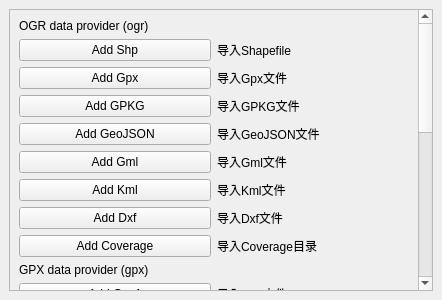
<?xml version="1.0" encoding="UTF-8"?>
<ui version="4.0">
 <class>DockWidget</class>
 <widget class="QDockWidget" name="DockWidget">
  <property name="geometry">
   <rect>
    <x>0</x>
    <y>0</y>
    <width>442</width>
    <height>300</height>
   </rect>
  </property>
  <property name="minimumSize">
   <size>
    <width>295</width>
    <height>231</height>
   </size>
  </property>
  <property name="windowTitle">
   <string>图层加载测试</string>
  </property>
  <widget class="QWidget" name="dockWidgetContents">
   <layout class="QGridLayout" name="gridLayout">
    <item row="0" column="0">
     <widget class="QScrollArea" name="scrollArea">
      <property name="widgetResizable">
       <bool>true</bool>
      </property>
      <widget class="QWidget" name="scrollAreaWidgetContents">
       <property name="geometry">
        <rect>
         <x>0</x>
         <y>0</y>
         <width>408</width>
         <height>723</height>
        </rect>
       </property>
       <layout class="QGridLayout" name="gridLayout_2">
        <item row="22" column="0">
         <widget class="QLabel" name="label_23">
          <property name="text">
           <string>WMS dataprovider(wms)</string>
          </property>
         </widget>
        </item>
        <item row="14" column="1">
         <widget class="QLabel" name="label_15">
          <property name="text">
           <string>导入SpaliaLite数据库数据</string>
          </property>
         </widget>
        </item>
        <item row="8" column="0">
         <widget class="QPushButton" name="pushButton_AddCoverage">
          <property name="text">
           <string>Add Coverage</string>
          </property>
         </widget>
        </item>
        <item row="18" column="0">
         <widget class="QPushButton" name="pushButton_AddWfs">
          <property name="text">
           <string>Add Wfs</string>
          </property>
         </widget>
        </item>
        <item row="20" column="1">
         <widget class="QLabel" name="label_21">
          <property name="text">
           <string>添加Tiff图层</string>
          </property>
         </widget>
        </item>
        <item row="0" column="0" colspan="2">
         <widget class="QLabel" name="label_9">
          <property name="text">
           <string>OGR data provider (ogr)</string>
          </property>
         </widget>
        </item>
        <item row="3" column="0">
         <widget class="QPushButton" name="pushButton_AddGpkg">
          <property name="text">
           <string>Add GPKG</string>
          </property>
         </widget>
        </item>
        <item row="12" column="0">
         <widget class="QPushButton" name="pushButton_AddCsv">
          <property name="text">
           <string>Add Csv</string>
          </property>
         </widget>
        </item>
        <item row="6" column="1">
         <widget class="QLabel" name="label_6">
          <property name="text">
           <string>导入Kml文件</string>
          </property>
         </widget>
        </item>
        <item row="19" column="0" colspan="2">
         <widget class="QLabel" name="label_20">
          <property name="text">
           <string>GDAL data provider(gdal)</string>
          </property>
         </widget>
        </item>
        <item row="10" column="0">
         <widget class="QPushButton" name="pushButton_AddGpx1">
          <property name="text">
           <string>Add Gpx1</string>
          </property>
         </widget>
        </item>
        <item row="1" column="1">
         <widget class="QLabel" name="label">
          <property name="text">
           <string>导入Shapefile</string>
          </property>
         </widget>
        </item>
        <item row="21" column="1">
         <widget class="QLabel" name="label_22">
          <property name="text">
           <string>添加多Tiff图层</string>
          </property>
         </widget>
        </item>
        <item row="18" column="1">
         <widget class="QLabel" name="label_19">
          <property name="text">
           <string>添加Wfs图层</string>
          </property>
         </widget>
        </item>
        <item row="5" column="0">
         <widget class="QPushButton" name="pushButton_AddGml">
          <property name="text">
           <string>Add Gml</string>
          </property>
         </widget>
        </item>
        <item row="5" column="1">
         <widget class="QLabel" name="label_5">
          <property name="text">
           <string>导入Gml文件</string>
          </property>
         </widget>
        </item>
        <item row="10" column="1">
         <widget class="QLabel" name="label_11">
          <property name="text">
           <string>导入Gpx文件</string>
          </property>
         </widget>
        </item>
        <item row="13" column="0" colspan="2">
         <widget class="QLabel" name="label_14">
          <property name="text">
           <string>SpatiaLite data provider (spatialite)</string>
          </property>
         </widget>
        </item>
        <item row="16" column="0">
         <widget class="QPushButton" name="pushButton_AddMemory">
          <property name="text">
           <string>Add Memory</string>
          </property>
         </widget>
        </item>
        <item row="21" column="0">
         <widget class="QPushButton" name="pushButton_AddGpkg1">
          <property name="text">
           <string>Add Gpkg1</string>
          </property>
         </widget>
        </item>
        <item row="4" column="0">
         <widget class="QPushButton" name="pushButton_AddJson">
          <property name="text">
           <string>Add GeoJSON</string>
          </property>
         </widget>
        </item>
        <item row="20" column="0">
         <widget class="QPushButton" name="pushButton_AddRaster">
          <property name="text">
           <string>Add Tiff</string>
          </property>
         </widget>
        </item>
        <item row="12" column="1">
         <widget class="QLabel" name="label_13">
          <property name="text">
           <string>导入Csv文件</string>
          </property>
         </widget>
        </item>
        <item row="2" column="0">
         <widget class="QPushButton" name="pushButton_AddGpx">
          <property name="text">
           <string>Add Gpx</string>
          </property>
         </widget>
        </item>
        <item row="23" column="0">
         <widget class="QPushButton" name="pushButton_AddWms">
          <property name="text">
           <string>Add Wms</string>
          </property>
         </widget>
        </item>
        <item row="8" column="1">
         <widget class="QLabel" name="label_8">
          <property name="text">
           <string>导入Coverage目录</string>
          </property>
         </widget>
        </item>
        <item row="7" column="1">
         <widget class="QLabel" name="label_7">
          <property name="text">
           <string>导入Dxf文件</string>
          </property>
         </widget>
        </item>
        <item row="11" column="0" colspan="2">
         <widget class="QLabel" name="label_12">
          <property name="text">
           <string>Delimited text file data provider (delimitedtext)</string>
          </property>
         </widget>
        </item>
        <item row="9" column="0" colspan="2">
         <widget class="QLabel" name="label_10">
          <property name="text">
           <string>GPX data provider (gpx)</string>
          </property>
         </widget>
        </item>
        <item row="16" column="1">
         <widget class="QLabel" name="label_17">
          <property name="text">
           <string>创建Memory图层</string>
          </property>
         </widget>
        </item>
        <item row="2" column="1">
         <widget class="QLabel" name="label_2">
          <property name="text">
           <string>导入Gpx文件</string>
          </property>
         </widget>
        </item>
        <item row="4" column="1">
         <widget class="QLabel" name="label_4">
          <property name="text">
           <string>导入GeoJSON文件</string>
          </property>
         </widget>
        </item>
        <item row="6" column="0">
         <widget class="QPushButton" name="pushButton_AddKml">
          <property name="text">
           <string>Add Kml</string>
          </property>
         </widget>
        </item>
        <item row="17" column="0" colspan="2">
         <widget class="QLabel" name="label_18">
          <property name="text">
           <string>WFS (web feature service) data provider (wfs)</string>
          </property>
         </widget>
        </item>
        <item row="7" column="0">
         <widget class="QPushButton" name="pushButton_AddDxf">
          <property name="text">
           <string>Add Dxf</string>
          </property>
         </widget>
        </item>
        <item row="15" column="0" colspan="2">
         <widget class="QLabel" name="label_16">
          <property name="text">
           <string>Memory data providerType (memory)</string>
          </property>
         </widget>
        </item>
        <item row="14" column="0">
         <widget class="QPushButton" name="pushButton_AddSpatiaLite">
          <property name="text">
           <string>Add SpatiaLite</string>
          </property>
         </widget>
        </item>
        <item row="23" column="1">
         <widget class="QLabel" name="label_24">
          <property name="text">
           <string>添加高德影像图层</string>
          </property>
         </widget>
        </item>
        <item row="3" column="1">
         <widget class="QLabel" name="label_3">
          <property name="text">
           <string>导入GPKG文件</string>
          </property>
         </widget>
        </item>
        <item row="1" column="0">
         <widget class="QPushButton" name="pushButton_AddShp">
          <property name="text">
           <string>Add Shp</string>
          </property>
         </widget>
        </item>
        <item row="24" column="0">
         <widget class="QPushButton" name="pushButton_GdalOffline">
          <property name="text">
           <string>Add Gdal Offline</string>
          </property>
         </widget>
        </item>
        <item row="24" column="1">
         <widget class="QLabel" name="label_25">
          <property name="text">
           <string>添加离线高德影像</string>
          </property>
         </widget>
        </item>
       </layout>
      </widget>
     </widget>
    </item>
   </layout>
  </widget>
 </widget>
 <resources/>
 <connections/>
</ui>
